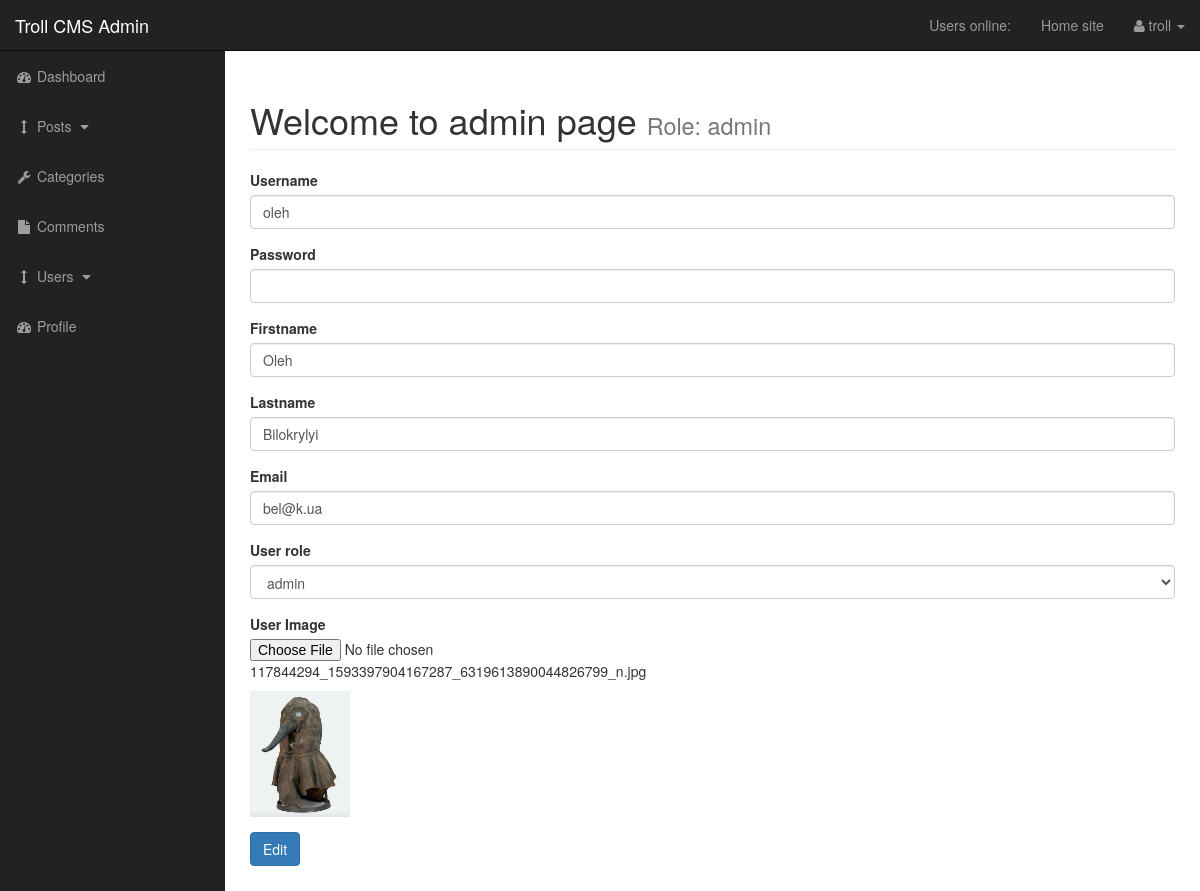
The page /admin/users.php?source=edit_user&user_id=22 (signed in) on the database its author committed.
### tables this page shows
CREATE TABLE `users` (
  `user_id` int(3) NOT NULL,
  `user_name` varchar(255) NOT NULL,
  `user_password` varchar(255) NOT NULL,
  `user_firstname` varchar(255) NOT NULL,
  `user_lastname` varchar(255) NOT NULL,
  `user_email` varchar(255) NOT NULL,
  `user_image` text NOT NULL,
  `user_role` varchar(255) NOT NULL,
  `randSalt` varchar(255) NOT NULL DEFAULT '$2y$10$iusesomecrazystrings22',
  `user_token` text NOT NULL
);

### admin/functions.php (called while the page is built, shortened)
<?php
function escapeStr($string) {
   global $connection;
   return mysqli_real_escape_string($connection, trim(strip_tags($string)));
}
?>

### admin/includes/edit_user.php (the view, shortened to what this page needs)
<?php
if (isset($_GET['user_id'])) {
    $user_id = escapeStr($_GET['user_id']);
    $query = "SELECT * FROM users WHERE user_id = {$user_id}";
    $select_user_edit_query = mysqli_query($connection, $query);
    while($row = mysqli_fetch_assoc($select_user_edit_query)) {
        $user_name = $row['user_name'];
        $user_firstname = $row['user_firstname'];
        $user_lastname = $row['user_lastname'];
        $user_email = $row['user_email'];
        $user_image = $row['user_image'];
        $user_role = $row['user_role'];
?>
<form action="" method="post" enctype="multipart/form-data">
    <div class="form-group">
        <label for="user_name">Username</label>
        <input type="text" class="form-control" name="user_name" value="<?php print $user_name;?>">
    </div>
    <div class="form-group">
        <label for="user_password">Password</label>
        <input autocomplete="off" type="password" class="form-control" name="user_password" value="<?php ?>">
    </div>
    <div class="form-group">
        <label for="user_firstname">Firstname</label>
        <input type="text" class="form-control" name="user_firstname" value="<?php print $user_firstname;?>">
    </div>
    <div class="form-group">
        <label for="user_lastname">Lastname</label>
        <input type="text" class="form-control" name="user_lastname" value="<?php print $user_lastname;?>">
    </div>
    <div class="form-group">
        <label for="user_email">Email</label>
         <input type="text" class="form-control" name="user_email" value="<?php print $user_email;?>">
    </div>
    <div class="form-group">
        <label for="user_role">User role</label>
        <select name="user_role" id="user_role" class="form-control">
           <option value="<?php print $user_role; ?>"><?php print $user_role; ?></option>
        </select>
    </div>
    <div class="form-group">
        <label for="image">User Image</label>
         <input type="file"  name="image">   <p><?php print $user_image; ?> </p>
        <img src="../images/<?php print $user_image; ?>" width="100" alt="">
    </div>
    <div class="form-group">
        <input class="btn btn-primary" type="submit" class="form-control" name="edit_user" value="Edit">
    </div>
</form>
<?php } ?>
<?php
} else {
    header("Location: users.php");
}
?>

### admin/css/sb-admin.css (style rules this page uses)
body { margin-top: 100px; background-color: #222; }
@media (min-width:768px) { body { margin-top: 50px; } }

### rows shown on the page
users: user_name "oleh", user_firstname "Oleh", user_lastname "Bilokrylyi", user_email "bel@k.ua", user_role "admin", user_image "117844294_1593397904167287_6319613890044826799_n.jpg", user_image (picture)

### other values the page prints
$_SESSION['user_name'] "troll"
$_SESSION['user_role'] "admin"
